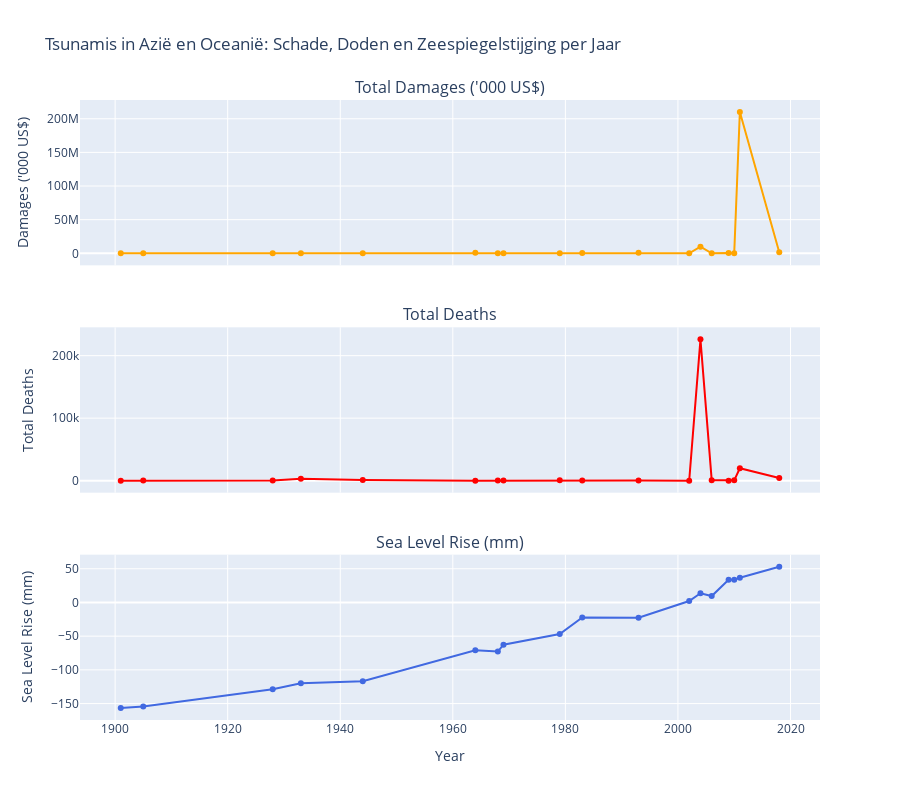

The code cell stored with this chart in its notebook:
### Code cell
import plotly.graph_objects as go
from plotly.subplots import make_subplots

# Zorg dat merged_df al geladen is en 'Year' int is
merged_df['Year'] = merged_df['Year'].astype(int)

# Filter regio Azië en Oceanië via Region
df = merged_df[merged_df['Region'].str.contains('Asia|Oceania', case=False, na=False)]

years = sorted(df['Year'].unique())

# Berekeningen per jaar
sea_level_avg = df.groupby('Year')['mmfrom1993-2008average'].mean().reset_index()
deaths_per_year = df.groupby('Year')['Total Deaths'].sum().reset_index()
damages_per_year = df.groupby('Year')["Total Damages ('000 US$)"].sum().reset_index()

# Maak subplots: 3 rijen, 1 kolom, alle lijnen
fig = make_subplots(
    rows=3, cols=1,
    shared_xaxes=True,
    vertical_spacing=0.1,
    subplot_titles=("Total Damages ('000 US$)", "Total Deaths", "Sea Level Rise (mm)")
)

# Voeg lijn diagram voor Total Damages
fig.add_trace(
    go.Scatter(
        x=damages_per_year['Year'],
        y=damages_per_year["Total Damages ('000 US$)"],
        mode='lines+markers',
        name='Total Damages',
        line=dict(color='orange')
    ),
    row=1, col=1
)

# Voeg lijn diagram voor Total Deaths
fig.add_trace(
    go.Scatter(
        x=deaths_per_year['Year'],
        y=deaths_per_year['Total Deaths'],
        mode='lines+markers',
        name='Total Deaths',
        line=dict(color='red')
    ),
    row=2, col=1
)

# Voeg lijn diagram voor Sea Level Rise
fig.add_trace(
    go.Scatter(
        x=sea_level_avg['Year'],
        y=sea_level_avg['mmfrom1993-2008average'],
        mode='lines+markers',
        name='Sea Level Rise',
        line=dict(color='royalblue')
    ),
    row=3, col=1
)

fig.update_layout(
    height=800,
    title_text="Tsunamis in Azië en Oceanië: Schade, Doden en Zeespiegelstijging per Jaar",
    showlegend=False
)

fig.update_xaxes(title_text="Year", row=3, col=1)
fig.update_yaxes(title_text="Damages ('000 US$)", row=1, col=1)
fig.update_yaxes(title_text="Total Deaths", row=2, col=1)
fig.update_yaxes(title_text="Sea Level Rise (mm)", row=3, col=1)

fig.show()

### Figure 1 — Plotly figure (JSON) as saved in the notebook; plotly's stock layout.template omitted (floating-point values rounded to 4 significant figures)
{"data": [{"line": {"color": "orange"}, "mode": "lines+markers", "name": "Total Damages", "type": "scatter", "x": [1901, 1905, 1928, 1933, 1944, 1964, 1968, 1969, 1979, 1983, 1993, 2002, 2004, 2006, 2009, 2010, 2011, 2018], "xaxis": "x", "y": [0.0, 0.0, 0.0, 0.0, 0.0, 800000.0, 0.0, 0.0, 0.0, 416000.0, 1000000.0, 0.0, 9761000.0, 55000.0, 400000.0, 0.0, 210000000.0, 1450000.0], "yaxis": "y"}, {"line": {"color": "red"}, "mode": "lines+markers", "name": "Total Deaths", "type": "scatter", "x": [1901, 1905, 1928, 1933, 1944, 1964, 1968, 1969, 1979, 1983, 1993, 2002, 2004, 2006, 2009, 2010, 2011, 2018], "xaxis": "x2", "y": [18.0, 41.0, 128.0, 3000.0, 1223.0, 25.0, 200.0, 64.0, 539.0, 102.0, 239.0, 8.0, 226100.0, 805.0, 1.0, 530.0, 19850.0, 4140.0], "yaxis": "y2"}, {"line": {"color": "royalblue"}, "mode": "lines+markers", "name": "Sea Level Rise", "type": "scatter", "x": [1901, 1905, 1928, 1933, 1944, 1964, 1968, 1969, 1979, 1983, 1993, 2002, 2004, 2006, 2009, 2010, 2011, 2018], "xaxis": "x3", "y": [-156.5, -154.4, -128.9, -120.0, -116.9, -70.98, -72.81, -62.61, -46.81, -22.28, -22.78, 2.153, 13.65, 9.519, 33.65, 33.88, 36.72, 53.09], "yaxis": "y3"}], "layout": {"annotations": [{"font": {"size": 16}, "showarrow": false, "text": "Total Damages ('000 US$)", "x": 0.5, "xanchor": "center", "xref": "paper", "y": 1, "yanchor": "bottom", "yref": "paper"}, {"font": {"size": 16}, "showarrow": false, "text": "Total Deaths", "x": 0.5, "xanchor": "center", "xref": "paper", "y": 0.6333, "yanchor": "bottom", "yref": "paper"}, {"font": {"size": 16}, "showarrow": false, "text": "Sea Level Rise (mm)", "x": 0.5, "xanchor": "center", "xref": "paper", "y": 0.2667, "yanchor": "bottom", "yref": "paper"}], "height": 800, "showlegend": false, "title": {"text": "Tsunamis in Azië en Oceanië: Schade, Doden en Zeespiegelstijging per Jaar"}, "xaxis": {"anchor": "y", "domain": [0, 1], "matches": "x3", "showticklabels": false}, "xaxis2": {"anchor": "y2", "domain": [0, 1], "matches": "x3", "showticklabels": false}, "xaxis3": {"anchor": "y3", "domain": [0, 1], "title": {"text": "Year"}}, "yaxis": {"anchor": "x", "domain": [0.7333, 1], "title": {"text": "Damages ('000 US$)"}}, "yaxis2": {"anchor": "x2", "domain": [0.3667, 0.6333], "title": {"text": "Total Deaths"}}, "yaxis3": {"anchor": "x3", "domain": [0, 0.2667], "title": {"text": "Sea Level Rise (mm)"}}}}
